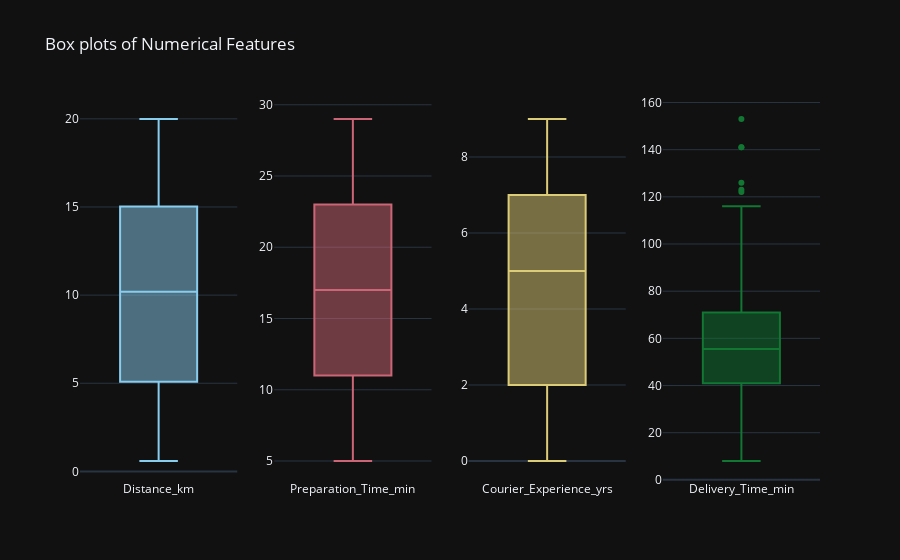

The code cell stored with this chart in its notebook:
### Code cell
fig_box = make_subplots(
    rows = 1, 
    cols = num_df.shape[1],
).update_layout(
    title_text = "Box plots of Numerical Features",
    showlegend = False,
    template = 'plotly_dark'
)

for i in range(num_df.shape[1]):
    fig_box.add_trace(
        go.Box(
            y = num_df.iloc[:,i],
            name = num_df.columns[i],
            marker_color = px.colors.qualitative.Safe[i]
        ),
        row = 1, 
        col = i+1,
    )

fig_box.show()

### Figure 1 — Plotly figure (JSON) as saved in the notebook; plotly's stock layout.template omitted (floating-point values rounded to 4 significant figures; data arrays with more than 128 entries replaced by an {"elided": "..."} marker saying what was removed)
{"data": [{"marker": {"color": "rgb(136, 204, 238)"}, "name": "Distance_km", "type": "box", "xaxis": "x", "y": {"elided": "1000 float values"}, "yaxis": "y"}, {"marker": {"color": "rgb(204, 102, 119)"}, "name": "Preparation_Time_min", "type": "box", "xaxis": "x2", "y": {"elided": "1000 int values"}, "yaxis": "y2"}, {"marker": {"color": "rgb(221, 204, 119)"}, "name": "Courier_Experience_yrs", "type": "box", "xaxis": "x3", "y": {"elided": "1000 float values"}, "yaxis": "y3"}, {"marker": {"color": "rgb(17, 119, 51)"}, "name": "Delivery_Time_min", "type": "box", "xaxis": "x4", "y": {"elided": "1000 int values"}, "yaxis": "y4"}], "layout": {"showlegend": false, "title": {"text": "Box plots of Numerical Features"}, "xaxis": {"anchor": "y", "domain": [0, 0.2125]}, "xaxis2": {"anchor": "y2", "domain": [0.2625, 0.475]}, "xaxis3": {"anchor": "y3", "domain": [0.525, 0.7375]}, "xaxis4": {"anchor": "y4", "domain": [0.7875, 1]}, "yaxis": {"anchor": "x", "domain": [0, 1]}, "yaxis2": {"anchor": "x2", "domain": [0, 1]}, "yaxis3": {"anchor": "x3", "domain": [0, 1]}, "yaxis4": {"anchor": "x4", "domain": [0, 1]}}}
